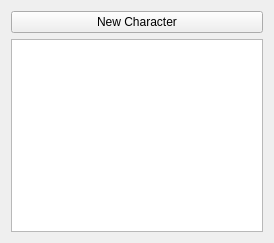
<?xml version="1.0" encoding="UTF-8"?>
<ui version="4.0">
 <class>ChooseCharacterWidget</class>
 <widget class="QWidget" name="ChooseCharacterWidget">
  <property name="geometry">
   <rect>
    <x>0</x>
    <y>0</y>
    <width>274</width>
    <height>243</height>
   </rect>
  </property>
  <property name="windowTitle">
   <string>Form</string>
  </property>
  <layout class="QGridLayout" name="gridLayout">
   <item row="1" column="0" colspan="2">
    <widget class="QListView" name="listView"/>
   </item>
   <item row="0" column="0" colspan="2">
    <widget class="QPushButton" name="pushButton">
     <property name="text">
      <string>New Character</string>
     </property>
    </widget>
   </item>
  </layout>
 </widget>
 <resources/>
 <connections/>
</ui>
